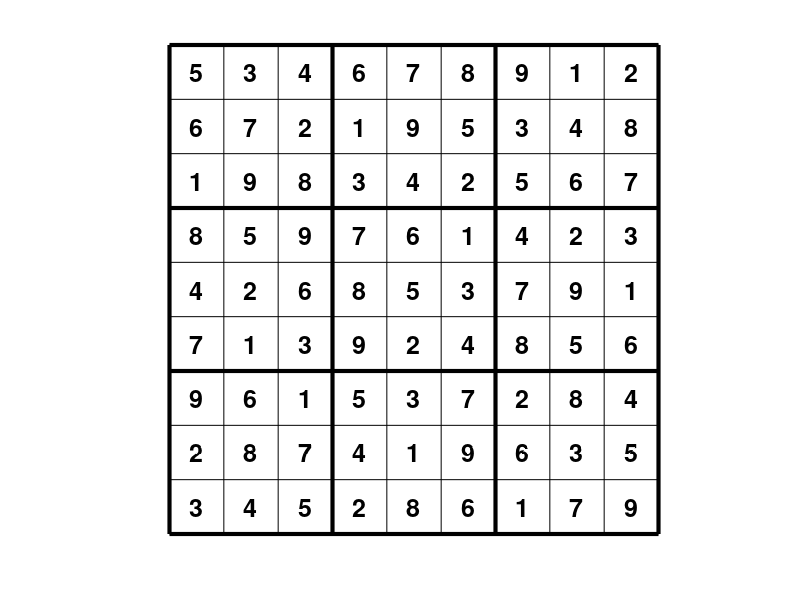

Here is the MATLAB script that generated this plot:
% %sudoku puzzle solving program

% %sudoku puzzle solving program
%this is the sixth iteration of my sudoku puzzle solving program. 
%this program can solve simple sudoku puzzles that only
%require constraint propagation to be solved. 
%this iteration adds a figure window in which the solved sudoku is
%displayed graphically, which is much nicer to read than the command
%window.


%the code that recieve user input has been commented out and replaced with
%copy and pasted test cases to improve testing efficiency

% clear
% clc
% % 
% % %user instructions
% disp("This program solves sudoku puzzles," + newline + "you will be asked to enter the values given by the puzzle."+newline+"If a square is blank then input a 0 in its place");
% 
% 
% %initialising square 3x3 cell
% grids = cell(3, 3); 
% 
% %initialising whole grid
% wholeGrid = zeros(9);
% 
% %store a 3x3 grid of zeros in each cell
% for i = 1:9
%     grids{i} = zeros(3);  
% end
% 
% 
% %getting current filled in squares from user
% 
% for gridNum = 1:9
% 
%     for row = 1:3
% 
%         for col = 1:3
% 
%             grids{gridNum}(row, col) = input("Enter value of row "+row+", and column "+col+" of grid "+gridNum+": ");
% 
%         end
% 
%     end
%     disp("Grid "+gridNum +":");
%     disp(grids{gridNum});
% 
% 
% end

%%Test Case 1
grids{1} = [5 3 0; 6 0 0; 0 9 8];
grids{2} = [0 7 0; 1 9 5; 0 0 0];
grids{3} = [0 0 0; 0 0 0; 0 6 0];
grids{4} = [8 0 0; 4 0 0; 7 0 0];
grids{5} = [0 6 0; 8 0 3; 0 2 0];
grids{6} = [0 0 3; 0 0 1; 0 0 6];
grids{7} = [0 6 0; 0 0 0; 0 0 0];
grids{8} = [0 0 0; 4 1 9; 0 8 0];
grids{9} = [2 8 0; 0 0 5; 0 7 9];

%Test Case 2
% grids{1} = [0 6 0; 0 8 1; 4 5 0];
% grids{2} = [0 0 0; 0 0 2; 0 1 6];
% grids{3} = [5 0 3; 0 0 4; 0 7 0];
% grids{4} = [2 0 8; 0 7 3; 1 4 0];
% grids{5} = [0 6 5; 0 2 4; 0 0 0];
% grids{6} = [3 0 0; 0 5 0; 9 0 0];
% grids{7} = [0 0 7; 9 0 6; 0 0 4];
% grids{8} = [0 0 0; 0 4 7; 0 0 1];
% grids{9} = [0 6 0; 2 8 1; 0 3 5];

%Test Case 3
% grids{1} = [0 0 5; 0 1 9; 0 0 0];
% grids{2} = [2 0 0; 4 0 7; 0 9 0];
% grids{3} = [0 7 0; 5 3 0; 0 0 0];
% grids{4} = [1 0 0; 3 4 0; 0 0 8];
% grids{5} = [0 8 6; 0 0 0; 0 0 0];
% grids{6} = [0 0 0; 0 0 0; 0 0 0];
% grids{7} = [0 2 6; 8 5 1; 0 0 3];
% grids{8} = [0 0 8; 9 4 0; 0 5 0];
% grids{9} = [0 4 0; 0 0 6; 8 9 0];



%long way but single line
wholeGrid = [grids{1} grids{2} grids{3}; grids{4} grids{5} grids{6};grids{7} grids{8} grids{9}];
disp(wholeGrid);


%runs loop while there are still zeros present in the wholeGrid
while any(wholeGrid(:) == 0)

    
    for gridNums = 1:9
        [subRow, subCol] = find(grids{gridNums} == 0);
        [row, col] = find(grids{gridNums} == 0);
        
        if gridNums == 2
            col = col+3;
        elseif gridNums == 3 
            col = col+6;
        elseif gridNums == 4
            row = row+3;
        elseif gridNums == 5
            row = row+3;
            col = col+3;
        elseif gridNums == 6
            row = row+3;
            col = col+6;
        elseif gridNums == 7
            row = row+6;
        elseif gridNums == 8
            row = row+6;
            col = col+3;
        elseif gridNums == 9
            row = row+6;
            col = col+6;
        end

        for num = 1:9
    
            possibilities = 0;
    
            for i = 1:length(row)
    
                if all(wholeGrid(row(i),:) ~= num) && all(wholeGrid(:, col(i)) ~= num) && all(grids{gridNums}(:) ~= num)
    
                    possibilities = possibilities + 1;
                    possible = i;
    
    
                end
   
            end
             
            if possibilities == 1
   
                grids{gridNums}(subRow(possible), subCol(possible)) = num;
                wholeGrid = [grids{1} grids{2} grids{3}; grids{4} grids{5} grids{6};grids{7} grids{8} grids{9}];
            end
            
        end

    end
end

disp(wholeGrid);


figure;
hold on;
for i = 0:9
    plot([i i], [0 9], 'k');  % Vertical lines
    plot([0 9], [i i], 'k');  % Horizontal lines

    if mod(i, 3) == 0

        plot([i i], [0 9], 'k', 'LineWidth', 3);  % Thickened Vertical lines
        plot([0 9], [i i], 'k', 'LineWidth', 3);  % Thickened Horizontal lines

    end
    
end
axis equal off;

drawUp = 1;

for plotCol = 1:9
    
    for plotRow = 9:-1:1
        text((plotCol-0.5), (plotRow-0.5), num2str(wholeGrid(drawUp)), 'HorizontalAlignment', 'center', 'VerticalAlignment', 'middle', 'FontSize', 18, 'FontWeight', 'bold');
        drawUp = drawUp + 1;
    end

end
